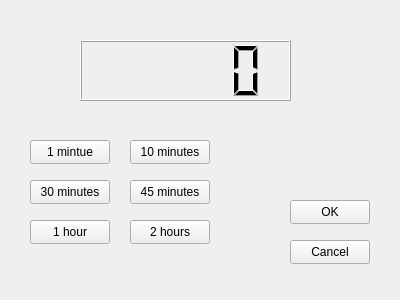
<?xml version="1.0" encoding="UTF-8"?>
<ui version="4.0">
 <class>Timer</class>
 <widget class="QWidget" name="Timer">
  <property name="geometry">
   <rect>
    <x>0</x>
    <y>0</y>
    <width>400</width>
    <height>300</height>
   </rect>
  </property>
  <property name="windowTitle">
   <string>ActivityPlanner</string>
  </property>
  <widget class="QPushButton" name="oneminute">
   <property name="geometry">
    <rect>
     <x>30</x>
     <y>140</y>
     <width>80</width>
     <height>24</height>
    </rect>
   </property>
   <property name="text">
    <string>1 mintue</string>
   </property>
  </widget>
  <widget class="QPushButton" name="tenminutes">
   <property name="geometry">
    <rect>
     <x>130</x>
     <y>140</y>
     <width>80</width>
     <height>24</height>
    </rect>
   </property>
   <property name="text">
    <string>10 minutes</string>
   </property>
  </widget>
  <widget class="QPushButton" name="thirtyminutes">
   <property name="geometry">
    <rect>
     <x>30</x>
     <y>180</y>
     <width>80</width>
     <height>24</height>
    </rect>
   </property>
   <property name="text">
    <string>30 minutes</string>
   </property>
  </widget>
  <widget class="QPushButton" name="fourtyfiveminutes">
   <property name="geometry">
    <rect>
     <x>130</x>
     <y>180</y>
     <width>80</width>
     <height>24</height>
    </rect>
   </property>
   <property name="text">
    <string>45 minutes</string>
   </property>
  </widget>
  <widget class="QPushButton" name="onehour">
   <property name="geometry">
    <rect>
     <x>30</x>
     <y>220</y>
     <width>80</width>
     <height>24</height>
    </rect>
   </property>
   <property name="text">
    <string>1 hour</string>
   </property>
  </widget>
  <widget class="QPushButton" name="twohours">
   <property name="geometry">
    <rect>
     <x>130</x>
     <y>220</y>
     <width>80</width>
     <height>24</height>
    </rect>
   </property>
   <property name="text">
    <string>2 hours</string>
   </property>
  </widget>
  <widget class="QLCDNumber" name="lcdNumber">
   <property name="geometry">
    <rect>
     <x>80</x>
     <y>40</y>
     <width>211</width>
     <height>61</height>
    </rect>
   </property>
  </widget>
  <widget class="QPushButton" name="okbutton">
   <property name="geometry">
    <rect>
     <x>290</x>
     <y>200</y>
     <width>80</width>
     <height>24</height>
    </rect>
   </property>
   <property name="text">
    <string>OK</string>
   </property>
  </widget>
  <widget class="QPushButton" name="cancel">
   <property name="geometry">
    <rect>
     <x>290</x>
     <y>240</y>
     <width>80</width>
     <height>24</height>
    </rect>
   </property>
   <property name="text">
    <string>Cancel</string>
   </property>
  </widget>
 </widget>
 <resources/>
 <connections/>
</ui>
